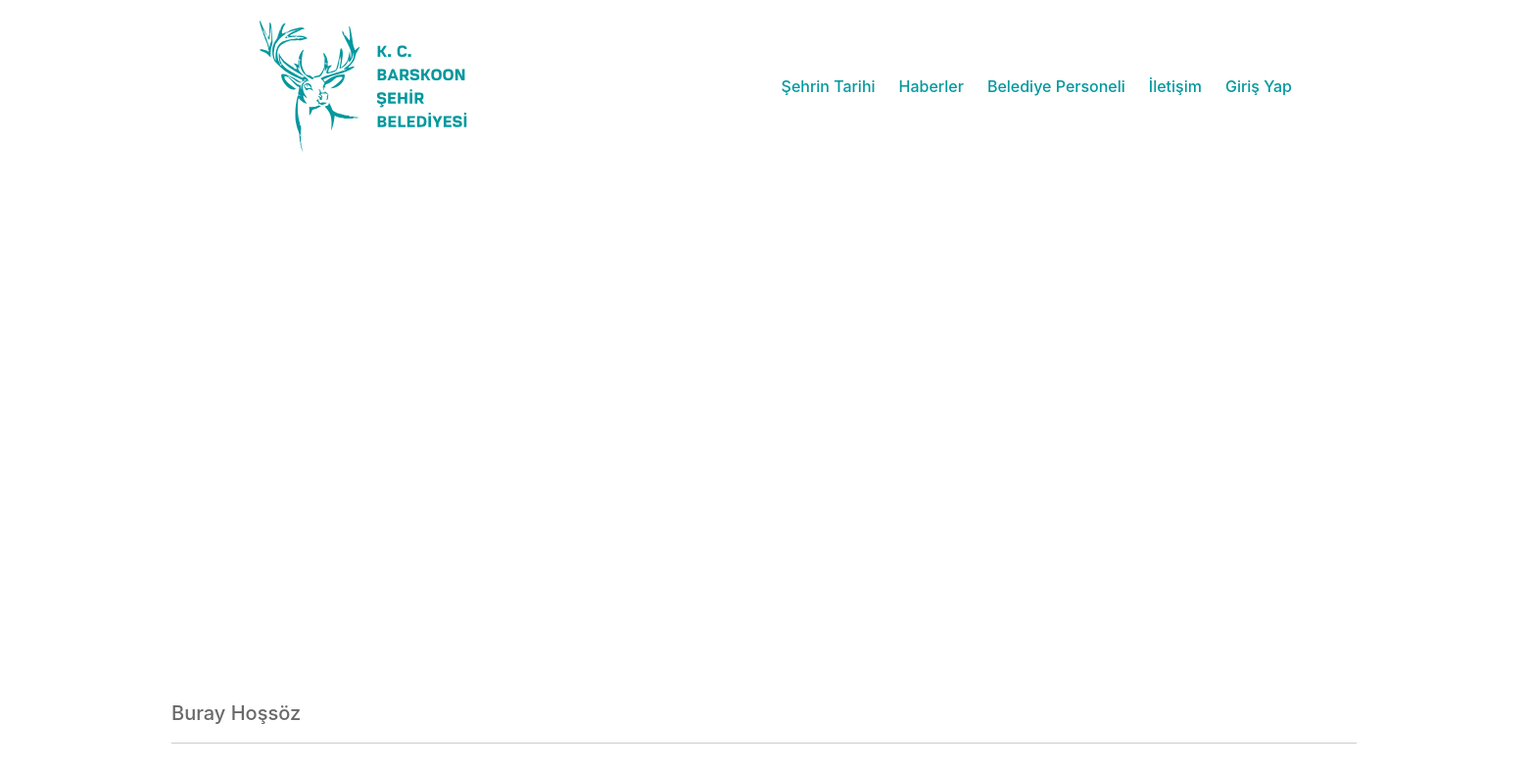
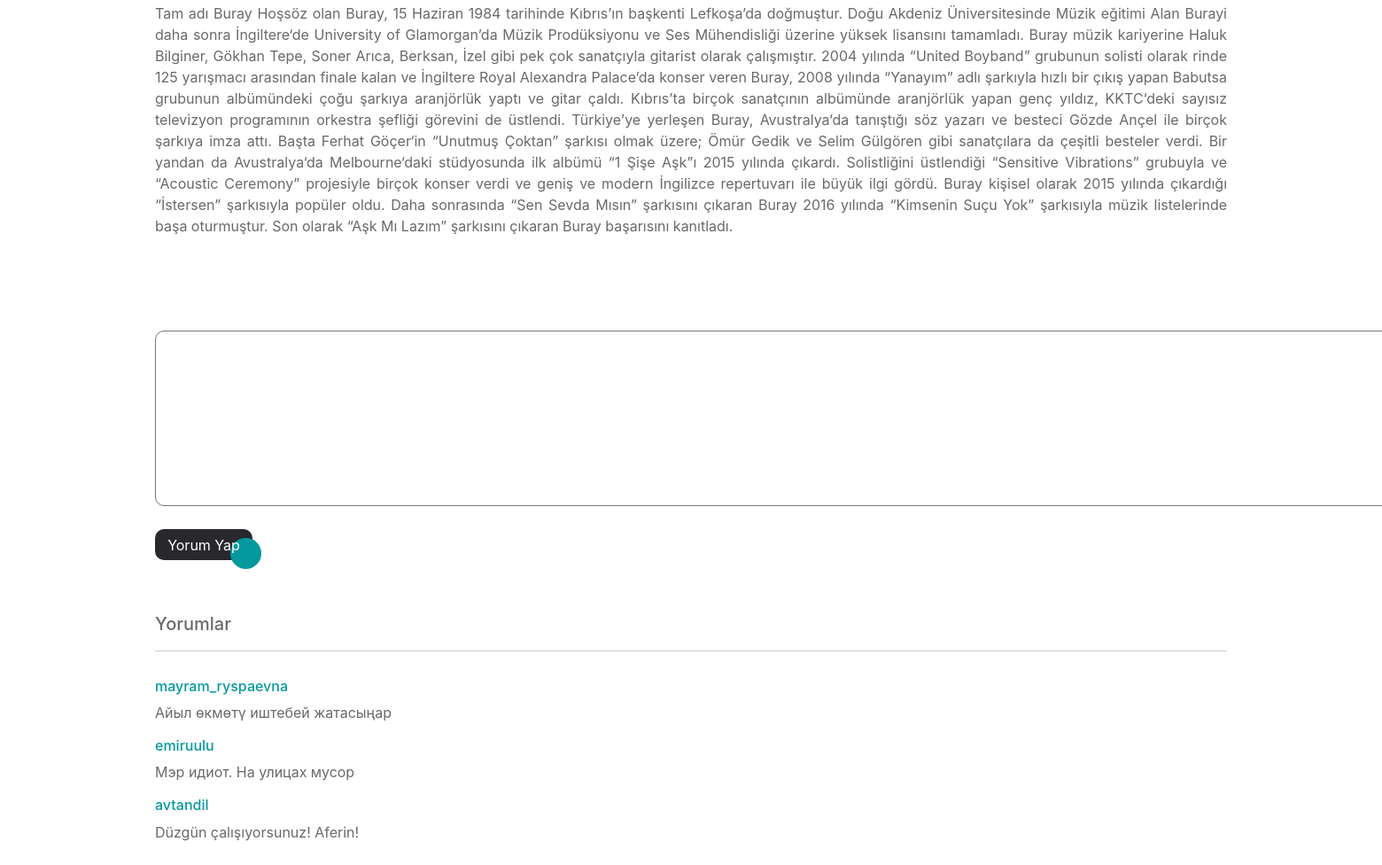
Page /person/1 on the committed database (2 pictures, top to bottom).
### main/models.py (models this page shows)
class Employee(models.Model):
    name = models.CharField(max_length=40)
    age = models.CharField(max_length=10)
    job_position = models.CharField(max_length=100)
    picture_url = models.CharField(max_length=255)
    second_picture = models.CharField(max_length=255)
    info = models.CharField(max_length=100000)

### person/models.py (models this page shows)
class CommentPerson(models.Model):
    username = models.ForeignKey(User, on_delete=models.CASCADE)
    name = models.ForeignKey(Employee, on_delete=models.CASCADE)
    comment = models.TextField(max_length=500)

### person/views.py (the view)
# urls.py: path('<int:person_id>', views.person_page, name='person_page')
def person_page(request, person_id):
    person = Employee.objects.get(id=person_id)
    user = request.user.username
    if request.method == 'POST':
        form = CommentPersonForm(request.POST)
        if form.is_valid():
            com = CommentPerson(username=request.user, name=person, comment=request.POST['comment'])
            com.save()
    form = CommentPersonForm()
    comments = CommentPerson.objects.all().filter(name=person).order_by('-id')[:10]
    context = {'person': person, 'user': person, 'form': form, 'comments': comments}
    return render(request, 'person/person_page.html', context)

### person/forms.py
class CommentPersonForm(ModelForm):
    class Meta:
        model = CommentPerson
        fields = ['comment']
        widgets = {
            'comment': Textarea(attrs={
                'style': "border-radius: 10px; resize: none;",
                'cols': "158",
                'rows': "8"
            })
        }

### person/templates/person/person_page.html (shortened to what this page needs)
{%extends 'base.html'%}
{%load static%}
{%block style%}
    <link rel="stylesheet" href="{%static 'person/person.css'%}">
{%endblock%}
{%block content%}
    <div class="wrapper ad">
    </div>
    <div class="header_empl">
        <h5>{{ person.name }}</h5>
    </div>
    <div class="news_text">
        <p style="text-align: justify">{{ person.info }}</p>
    </div>
    <div class="card-body">
    {% if user %}
        <div class="comment-class">
            <form method="POST" class="header_empl">
                <div class="add_comment">
                    <div class="comment_text">
                        {{form.comment}}
                    </div>
                    <div>
                        <button type="submit" class="button-86">Yorum Yap</button>
                    </div>
                </div>
            </form>
        </div>
    {% else %}
        <div><a href="{% url 'login' %}">Giriş Yap</a></div>
    {% endif %}
    <div class="header_empl">
        <h5>Yorumlar</h5>
    </div>
    <div class="">
        {% for com in comments %}
        <div class="user-comments">
            <h6>{{com.username.username}}</h6>
            <p class="">{{ com.comment }}</p>
        </div>
        {% endfor %}
    </div>
</div>
{%endblock%}

### person/static/person/person.css (style rules this page uses)
.header_empl { width: 1210px; border-bottom: rgba(0, 0, 0, 0.2) solid 1px; margin: 40px auto 30px auto; padding-bottom: 10px; }
.header_empl > h5 { color: dimgray; }
.wrapper { height: 500px; }
.ad { overflow: hidden; display: block; justify-content: center; align-items: center; }
.news_text { width: 1210px; margin: 20px auto 20px auto; padding-bottom: 10px; color: dimgray; }
.button-86 { margin-left: 400px; all: unset; width: 70px; height: 15px; font-size: 16px; background: transparent; border: none; position: relative; color: white; cursor: pointer; z-index: 1; padding: 10px 20px; display: flex; align-items: center; justify-content: center; white-space: nowrap; user-select: none; -webkit-user-select: none; touch-action: manipulation; }
.button-86::after, .button-86::before { content: ''; position: absolute; bottom: 0; right: 0; z-index: -99999; transition: all .4s; }
.button-86::before { transform: translate(0%, 0%); width: 100%; height: 100%; background: #28282d; border-radius: 10px; }
.button-86::after { transform: translate(10px, 10px); width: 35px; height: 35px; background: #03989E; backdrop-filter: blur(5px); -webkit-backdrop-filter: blur(5px); border-radius: 50px; }
.comment-class { margin-bottom: 50px; }
.comment-class > form { border-bottom: #03989E; }
.user-comments { width: 1210px; margin: 0px auto 0px auto; padding-bottom: 0px; color: dimgray; }
.user-comments > h6 { color: #03989E; }
.comment_text { margin-bottom: 20px; }

### rows in the picture
Employee: name "Buray Hoşsöz", info "Tam adı Buray Hoşsöz olan Buray, 15 Haziran 1984 tarihinde Kıbrıs’ın başkenti Lefkoşa’da doğmuştur. Doğu Akdeniz Üniversitesinde Müzik eğitimi Alan Burayi daha sonra İngiltere‘de University of Glamorgan’da Müzik Prodüksiyonu ve Ses Mühendisliği üzerine yüksek lisansını tamamladı. Buray müzik kariyerine Haluk Bilginer, Gökhan Tepe, Soner Arıca, Berksan, İzel gibi pek çok sanatçıyla gitarist olarak çalışmıştır. 2004 yılında “United Boyband” grubunun solisti olarak rinde 125 yarışmacı arasından finale kalan ve İngiltere Royal Alexandra Palace’da konser veren Buray, 2008 yılında “Yanayım” adlı şarkıyla hızlı bir çıkış yapan Babutsa grubunun albümündeki çoğu şarkıya aranjörlük yaptı ve gitar…"
CommentPerson: username.username "mayram_ryspaevna", comment "Айыл өкмөтү иштебей жатасыңар"
CommentPerson: username.username "emiruulu", comment "Мэр идиот. На улицах мусор"
CommentPerson: username.username "avtandil", comment "Düzgün çalışıyorsunuz! Aferin!"
